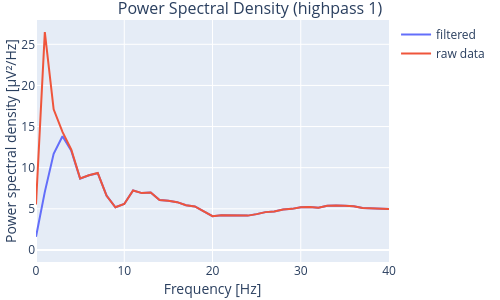

Here is the notebook cell this chart was saved with:
### Code cell
dfreq = 1
fig1 = show_spectr(filtered, Fs, specific_title=f'highpass {lowFreq}', delta_f=dfreq, fr_max=40)
fig1.data[0].name = 'filtered'
fig2 = show_spectr(eeg_channel, Fs, delta_f=dfreq)
for trace in fig2.data:
    trace.name = "raw data"
    fig1.add_trace(trace)

fig1

### Figure 1 — Plotly figure (JSON) as saved in the notebook; plotly's stock layout.template omitted (floating-point values rounded to 4 significant figures; data arrays with more than 128 entries replaced by an {"elided": "..."} marker saying what was removed)
{"data": [{"mode": "lines", "name": "filtered", "type": "scatter", "x": {"elided": "12501 float values"}, "y": {"elided": "12501 float values"}}, {"mode": "lines", "name": "raw data", "type": "scatter", "x": {"elided": "12501 float values"}, "y": {"elided": "12501 float values"}}], "layout": {"height": 300, "margin": {"b": 10, "l": 10, "r": 10, "t": 20}, "title": {"font": {"size": 16}, "text": "Power Spectral Density (highpass 1)", "x": 0.5, "y": 0.99}, "width": 500, "xaxis": {"range": [0, 40], "showgrid": true, "tickfont": {"size": 12}, "title": {"font": {"size": 14}, "standoff": 1, "text": "Frequency [Hz]"}}, "yaxis": {"showgrid": true, "tickfont": {"size": 12}, "title": {"font": {"size": 14}, "standoff": 1, "text": "Power spectral density [µV²/Hz]"}}}}
